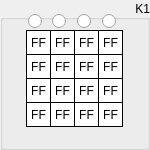
  <widget class="QGroupBox" name="groupK1">
   <property name="geometry">
    <rect>
     <x>364</x>
     <y>0</y>
     <width>150</width>
     <height>150</height>
    </rect>
   </property>
   <property name="sizePolicy">
    <sizepolicy hsizetype="Fixed" vsizetype="Fixed">
     <horstretch>0</horstretch>
     <verstretch>0</verstretch>
    </sizepolicy>
   </property>
   <property name="styleSheet">
    <string notr="true"/>
   </property>
   <property name="title">
    <string>K1</string>
   </property>
   <property name="alignment">
    <set>Qt::AlignRight|Qt::AlignTrailing|Qt::AlignVCenter</set>
   </property>
   <widget class="QLabel" name="kbByte15">
    <property name="enabled">
     <bool>true</bool>
    </property>
    <property name="geometry">
     <rect>
      <x>98</x>
      <y>102</y>
      <width>25</width>
      <height>25</height>
     </rect>
    </property>
    <property name="sizePolicy">
     <sizepolicy hsizetype="Fixed" vsizetype="Fixed">
      <horstretch>0</horstretch>
      <verstretch>0</verstretch>
     </sizepolicy>
    </property>
    <property name="font">
     <font>
      <kerning>true</kerning>
     </font>
    </property>
    <property name="layoutDirection">
     <enum>Qt::LeftToRight</enum>
    </property>
    <property name="styleSheet">
     <string notr="true">QLabel {
	 border-width: 1px;
     border-style: solid;
     border-color: black; 
     background-color: white;
}</string>
    </property>
    <property name="text">
     <string>FF</string>
    </property>
    <property name="alignment">
     <set>Qt::AlignCenter</set>
    </property>
   </widget>
   <widget class="QLabel" name="kbByte13">
    <property name="enabled">
     <bool>true</bool>
    </property>
    <property name="geometry">
     <rect>
      <x>98</x>
      <y>54</y>
      <width>25</width>
      <height>25</height>
     </rect>
    </property>
    <property name="sizePolicy">
     <sizepolicy hsizetype="Fixed" vsizetype="Fixed">
      <horstretch>0</horstretch>
      <verstretch>0</verstretch>
     </sizepolicy>
    </property>
    <property name="font">
     <font>
      <kerning>true</kerning>
     </font>
    </property>
    <property name="layoutDirection">
     <enum>Qt::LeftToRight</enum>
    </property>
    <property name="styleSheet">
     <string notr="true">QLabel {
	 border-width: 1px;
     border-style: solid;
     border-color: black; 
     background-color: white;
}</string>
    </property>
    <property name="text">
     <string>FF</string>
    </property>
    <property name="alignment">
     <set>Qt::AlignCenter</set>
    </property>
   </widget>
   <widget class="QLabel" name="kbByte14">
    <property name="enabled">
     <bool>true</bool>
    </property>
    <property name="geometry">
     <rect>
      <x>98</x>
      <y>78</y>
      <width>25</width>
      <height>25</height>
     </rect>
    </property>
    <property name="sizePolicy">
     <sizepolicy hsizetype="Fixed" vsizetype="Fixed">
      <horstretch>0</horstretch>
      <verstretch>0</verstretch>
     </sizepolicy>
    </property>
    <property name="font">
     <font>
      <kerning>true</kerning>
     </font>
    </property>
    <property name="layoutDirection">
     <enum>Qt::LeftToRight</enum>
    </property>
    <property name="styleSheet">
     <string notr="true">QLabel {
	 border-width: 1px;
     border-style: solid;
     border-color: black; 
     background-color: white;
}</string>
    </property>
    <property name="text">
     <string>FF</string>
    </property>
    <property name="alignment">
     <set>Qt::AlignCenter</set>
    </property>
   </widget>
   <widget class="QLabel" name="kbByte06">
    <property name="enabled">
     <bool>true</bool>
    </property>
    <property name="geometry">
     <rect>
      <x>50</x>
      <y>78</y>
      <width>25</width>
      <height>25</height>
     </rect>
    </property>
    <property name="sizePolicy">
     <sizepolicy hsizetype="Fixed" vsizetype="Fixed">
      <horstretch>0</horstretch>
      <verstretch>0</verstretch>
     </sizepolicy>
    </property>
    <property name="font">
     <font>
      <kerning>true</kerning>
     </font>
    </property>
    <property name="layoutDirection">
     <enum>Qt::LeftToRight</enum>
    </property>
    <property name="styleSheet">
     <string notr="true">QLabel {
	 border-width: 1px;
     border-style: solid;
     border-color: black; 
     background-color: white;
}</string>
    </property>
    <property name="text">
     <string>FF</string>
    </property>
    <property name="alignment">
     <set>Qt::AlignCenter</set>
    </property>
   </widget>
   <widget class="QLabel" name="kbByte04">
    <property name="enabled">
     <bool>true</bool>
    </property>
    <property name="geometry">
     <rect>
      <x>50</x>
      <y>30</y>
      <width>25</width>
      <height>25</height>
     </rect>
    </property>
    <property name="sizePolicy">
     <sizepolicy hsizetype="Fixed" vsizetype="Fixed">
      <horstretch>0</horstretch>
      <verstretch>0</verstretch>
     </sizepolicy>
    </property>
    <property name="font">
     <font>
      <kerning>true</kerning>
     </font>
    </property>
    <property name="layoutDirection">
     <enum>Qt::LeftToRight</enum>
    </property>
    <property name="styleSheet">
     <string notr="true">QLabel {
	 border-width: 1px;
     border-style: solid;
     border-color: black; 
     background-color: white;
}</string>
    </property>
    <property name="text">
     <string>FF</string>
    </property>
    <property name="alignment">
     <set>Qt::AlignCenter</set>
    </property>
   </widget>
   <widget class="QLabel" name="kbByte02">
    <property name="enabled">
     <bool>true</bool>
    </property>
    <property name="geometry">
     <rect>
      <x>26</x>
      <y>78</y>
      <width>25</width>
      <height>25</height>
     </rect>
    </property>
    <property name="sizePolicy">
     <sizepolicy hsizetype="Fixed" vsizetype="Fixed">
      <horstretch>0</horstretch>
      <verstretch>0</verstretch>
     </sizepolicy>
    </property>
    <property name="font">
     <font>
      <kerning>true</kerning>
     </font>
    </property>
    <property name="layoutDirection">
     <enum>Qt::LeftToRight</enum>
    </property>
    <property name="styleSheet">
     <string notr="true">QLabel {
	 border-width: 1px;
     border-style: solid;
     border-color: black; 
     background-color: white;
}</string>
    </property>
    <property name="text">
     <string>FF</string>
    </property>
    <property name="alignment">
     <set>Qt::AlignCenter</set>
    </property>
   </widget>
   <widget class="QLabel" name="kbByte10">
    <property name="enabled">
     <bool>true</bool>
    </property>
    <property name="geometry">
     <rect>
      <x>74</x>
      <y>78</y>
      <width>25</width>
      <height>25</height>
     </rect>
    </property>
    <property name="sizePolicy">
     <sizepolicy hsizetype="Fixed" vsizetype="Fixed">
      <horstretch>0</horstretch>
      <verstretch>0</verstretch>
     </sizepolicy>
    </property>
    <property name="font">
     <font>
      <kerning>true</kerning>
     </font>
    </property>
    <property name="layoutDirection">
     <enum>Qt::LeftToRight</enum>
    </property>
    <property name="styleSheet">
     <string notr="true">QLabel {
	 border-width: 1px;
     border-style: solid;
     border-color: black; 
     background-color: white;
}</string>
    </property>
    <property name="text">
     <string>FF</string>
    </property>
    <property name="alignment">
     <set>Qt::AlignCenter</set>
    </property>
   </widget>
   <widget class="QLabel" name="kbByte09">
    <property name="enabled">
     <bool>true</bool>
    </property>
    <property name="geometry">
     <rect>
      <x>74</x>
      <y>54</y>
      <width>25</width>
      <height>25</height>
     </rect>
    </property>
    <property name="sizePolicy">
     <sizepolicy hsizetype="Fixed" vsizetype="Fixed">
      <horstretch>0</horstretch>
      <verstretch>0</verstretch>
     </sizepolicy>
    </property>
    <property name="font">
     <font>
      <kerning>true</kerning>
     </font>
    </property>
    <property name="layoutDirection">
     <enum>Qt::LeftToRight</enum>
    </property>
    <property name="styleSheet">
     <string notr="true">QLabel {
	 border-width: 1px;
     border-style: solid;
     border-color: black; 
     background-color: white;
}</string>
    </property>
    <property name="text">
     <string>FF</string>
    </property>
    <property name="alignment">
     <set>Qt::AlignCenter</set>
    </property>
   </widget>
   <widget class="QLabel" name="kbByte01">
    <property name="enabled">
     <bool>true</bool>
    </property>
    <property name="geometry">
     <rect>
      <x>26</x>
      <y>54</y>
      <width>25</width>
      <height>25</height>
     </rect>
    </property>
    <property name="sizePolicy">
     <sizepolicy hsizetype="Fixed" vsizetype="Fixed">
      <horstretch>0</horstretch>
      <verstretch>0</verstretch>
     </sizepolicy>
    </property>
    <property name="font">
     <font>
      <kerning>true</kerning>
     </font>
    </property>
    <property name="layoutDirection">
     <enum>Qt::LeftToRight</enum>
    </property>
    <property name="styleSheet">
     <string notr="true">QLabel {
	 border-width: 1px;
     border-style: solid;
     border-color: black; 
     background-color: white;
}</string>
    </property>
    <property name="text">
     <string>FF</string>
    </property>
    <property name="alignment">
     <set>Qt::AlignCenter</set>
    </property>
   </widget>
   <widget class="QLabel" name="kbByte08">
    <property name="enabled">
     <bool>true</bool>
    </property>
    <property name="geometry">
     <rect>
      <x>74</x>
      <y>30</y>
      <width>25</width>
      <height>25</height>
     </rect>
    </property>
    <property name="sizePolicy">
     <sizepolicy hsizetype="Fixed" vsizetype="Fixed">
      <horstretch>0</horstretch>
      <verstretch>0</verstretch>
     </sizepolicy>
    </property>
    <property name="font">
     <font>
      <kerning>true</kerning>
     </font>
    </property>
    <property name="layoutDirection">
     <enum>Qt::LeftToRight</enum>
    </property>
    <property name="styleSheet">
     <string notr="true">QLabel {
	 border-width: 1px;
     border-style: solid;
     border-color: black; 
     background-color: white;
}</string>
    </property>
    <property name="text">
     <string>FF</string>
    </property>
    <property name="alignment">
     <set>Qt::AlignCenter</set>
    </property>
   </widget>
   <widget class="QLabel" name="kbByte00">
    <property name="enabled">
     <bool>true</bool>
    </property>
    <property name="geometry">
     <rect>
      <x>26</x>
      <y>30</y>
      <width>25</width>
      <height>25</height>
     </rect>
    </property>
    <property name="sizePolicy">
     <sizepolicy hsizetype="Fixed" vsizetype="Fixed">
      <horstretch>0</horstretch>
      <verstretch>0</verstretch>
     </sizepolicy>
    </property>
    <property name="font">
     <font>
      <kerning>true</kerning>
     </font>
    </property>
    <property name="layoutDirection">
     <enum>Qt::LeftToRight</enum>
    </property>
    <property name="styleSheet">
     <string notr="true">QLabel {
	 border-width: 1px;
     border-style: solid;
     border-color: black; 
     background-color: white;
}</string>
    </property>
    <property name="text">
     <string>FF</string>
    </property>
    <property name="alignment">
     <set>Qt::AlignCenter</set>
    </property>
    <property name="wordWrap">
     <bool>false</bool>
    </property>
   </widget>
   <widget class="QLabel" name="kbByte07">
    <property name="enabled">
     <bool>true</bool>
    </property>
    <property name="geometry">
     <rect>
      <x>50</x>
      <y>102</y>
      <width>25</width>
      <height>25</height>
     </rect>
    </property>
    <property name="sizePolicy">
     <sizepolicy hsizetype="Fixed" vsizetype="Fixed">
      <horstretch>0</horstretch>
      <verstretch>0</verstretch>
     </sizepolicy>
    </property>
    <property name="font">
     <font>
      <kerning>true</kerning>
     </font>
    </property>
    <property name="layoutDirection">
     <enum>Qt::LeftToRight</enum>
    </property>
    <property name="styleSheet">
     <string notr="true">QLabel {
	 border-width: 1px;
     border-style: solid;
     border-color: black; 
     background-color: white;
}</string>
    </property>
    <property name="text">
     <string>FF</string>
    </property>
    <property name="alignment">
     <set>Qt::AlignCenter</set>
    </property>
   </widget>
   <widget class="QLabel" name="kbByte12">
    <property name="enabled">
     <bool>true</bool>
    </property>
    <property name="geometry">
     <rect>
      <x>98</x>
      <y>30</y>
      <width>25</width>
      <height>25</height>
     </rect>
    </property>
    <property name="sizePolicy">
     <sizepolicy hsizetype="Fixed" vsizetype="Fixed">
      <horstretch>0</horstretch>
      <verstretch>0</verstretch>
     </sizepolicy>
    </property>
    <property name="font">
     <font>
      <kerning>true</kerning>
     </font>
    </property>
    <property name="layoutDirection">
     <enum>Qt::LeftToRight</enum>
    </property>
    <property name="styleSheet">
     <string notr="true">QLabel {
	 border-width: 1px;
     border-style: solid;
     border-color: black; 
     background-color: white;
}</string>
    </property>
    <property name="text">
     <string>FF</string>
    </property>
    <property name="alignment">
     <set>Qt::AlignCenter</set>
    </property>
   </widget>
   <widget class="QLabel" name="kbByte03">
    <property name="enabled">
     <bool>true</bool>
    </property>
    <property name="geometry">
     <rect>
      <x>26</x>
      <y>102</y>
      <width>25</width>
      <height>25</height>
     </rect>
    </property>
    <property name="sizePolicy">
     <sizepolicy hsizetype="Fixed" vsizetype="Fixed">
      <horstretch>0</horstretch>
      <verstretch>0</verstretch>
     </sizepolicy>
    </property>
    <property name="font">
     <font>
      <kerning>true</kerning>
     </font>
    </property>
    <property name="layoutDirection">
     <enum>Qt::LeftToRight</enum>
    </property>
    <property name="styleSheet">
     <string notr="true">QLabel {
	 border-width: 1px;
     border-style: solid;
     border-color: black; 
     background-color: white;
}</string>
    </property>
    <property name="text">
     <string>FF</string>
    </property>
    <property name="alignment">
     <set>Qt::AlignCenter</set>
    </property>
   </widget>
   <widget class="QLabel" name="kbByte11">
    <property name="enabled">
     <bool>true</bool>
    </property>
    <property name="geometry">
     <rect>
      <x>74</x>
      <y>102</y>
      <width>25</width>
      <height>25</height>
     </rect>
    </property>
    <property name="sizePolicy">
     <sizepolicy hsizetype="Fixed" vsizetype="Fixed">
      <horstretch>0</horstretch>
      <verstretch>0</verstretch>
     </sizepolicy>
    </property>
    <property name="font">
     <font>
      <kerning>true</kerning>
     </font>
    </property>
    <property name="layoutDirection">
     <enum>Qt::LeftToRight</enum>
    </property>
    <property name="styleSheet">
     <string notr="true">QLabel {
	 border-width: 1px;
     border-style: solid;
     border-color: black; 
     background-color: white;
}</string>
    </property>
    <property name="text">
     <string>FF</string>
    </property>
    <property name="alignment">
     <set>Qt::AlignCenter</set>
    </property>
   </widget>
   <widget class="QLabel" name="kbByte05">
    <property name="enabled">
     <bool>true</bool>
    </property>
    <property name="geometry">
     <rect>
      <x>50</x>
      <y>54</y>
      <width>25</width>
      <height>25</height>
     </rect>
    </property>
    <property name="sizePolicy">
     <sizepolicy hsizetype="Fixed" vsizetype="Fixed">
      <horstretch>0</horstretch>
      <verstretch>0</verstretch>
     </sizepolicy>
    </property>
    <property name="font">
     <font>
      <kerning>true</kerning>
     </font>
    </property>
    <property name="layoutDirection">
     <enum>Qt::LeftToRight</enum>
    </property>
    <property name="styleSheet">
     <string notr="true">QLabel {
	 border-width: 1px;
     border-style: solid;
     border-color: black; 
     background-color: white;
}</string>
    </property>
    <property name="text">
     <string>FF</string>
    </property>
    <property name="alignment">
     <set>Qt::AlignCenter</set>
    </property>
   </widget>
   <widget class="QRadioButton" name="radioButtonCol0">
    <property name="geometry">
     <rect>
      <x>28</x>
      <y>10</y>
      <width>21</width>
      <height>22</height>
     </rect>
    </property>
    <property name="text">
     <string/>
    </property>
   </widget>
   <widget class="QRadioButton" name="radioButtonCol1">
    <property name="geometry">
     <rect>
      <x>52</x>
      <y>10</y>
      <width>21</width>
      <height>22</height>
     </rect>
    </property>
    <property name="text">
     <string/>
    </property>
   </widget>
   <widget class="QRadioButton" name="radioButtonCol2">
    <property name="geometry">
     <rect>
      <x>77</x>
      <y>10</y>
      <width>21</width>
      <height>22</height>
     </rect>
    </property>
    <property name="text">
     <string/>
    </property>
   </widget>
   <widget class="QRadioButton" name="radioButtonCol3">
    <property name="geometry">
     <rect>
      <x>102</x>
      <y>10</y>
      <width>21</width>
      <height>22</height>
     </rect>
    </property>
    <property name="text">
     <string/>
    </property>
   </widget>
  </widget>
